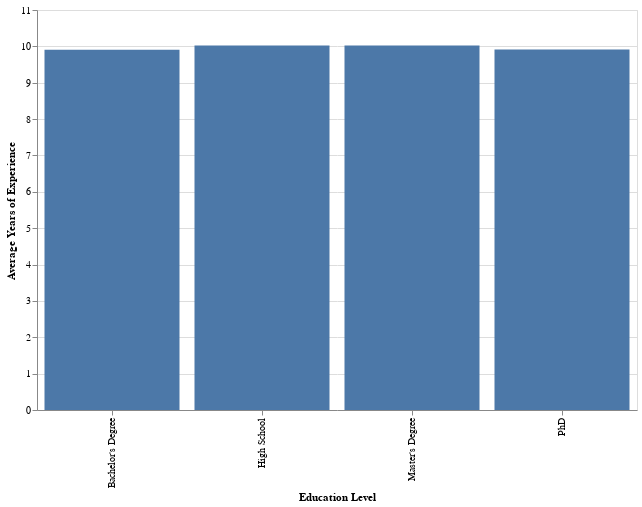

Here is the notebook cell this chart was saved with:
### Code cell
prepare_vega(eval_df['vega'].values[2], pd.DataFrame(eval(eval_df['data'].values[2])))

### Figure 1 — Vega-Lite specification as saved in the notebook (floating-point values rounded to 4 significant figures)
{"config": {"view": {"continuousWidth": 300, "continuousHeight": 300}}, "data": {"name": "data-194217bb26398b7a5d7bd3de4a1acbd3"}, "mark": "bar", "description": "What is the average years of experience for applicants in each education level category?", "encoding": {"tooltip": [{"field": "education_level", "type": "nominal"}, {"field": "average_years_of_experience", "type": "nominal"}], "x": {"field": "education_level", "title": "Education Level", "type": "ordinal"}, "y": {"field": "average_years_of_experience", "title": "Average Years of Experience", "type": "quantitative"}}, "height": 400, "params": [{"name": "param_10", "select": {"type": "interval", "encodings": ["x", "y"]}, "bind": "scales"}], "width": 600, "$schema": "https://vega.github.io/schema/vega-lite/v5.json", "datasets": {"data-194217bb26398b7a5d7bd3de4a1acbd3": [{"education_level": "High School", "average_years_of_experience": 10.02}, {"education_level": "Master's Degree", "average_years_of_experience": 10.02}, {"education_level": "PhD", "average_years_of_experience": 9.912}, {"education_level": "Bachelor's Degree", "average_years_of_experience": 9.908}]}}
